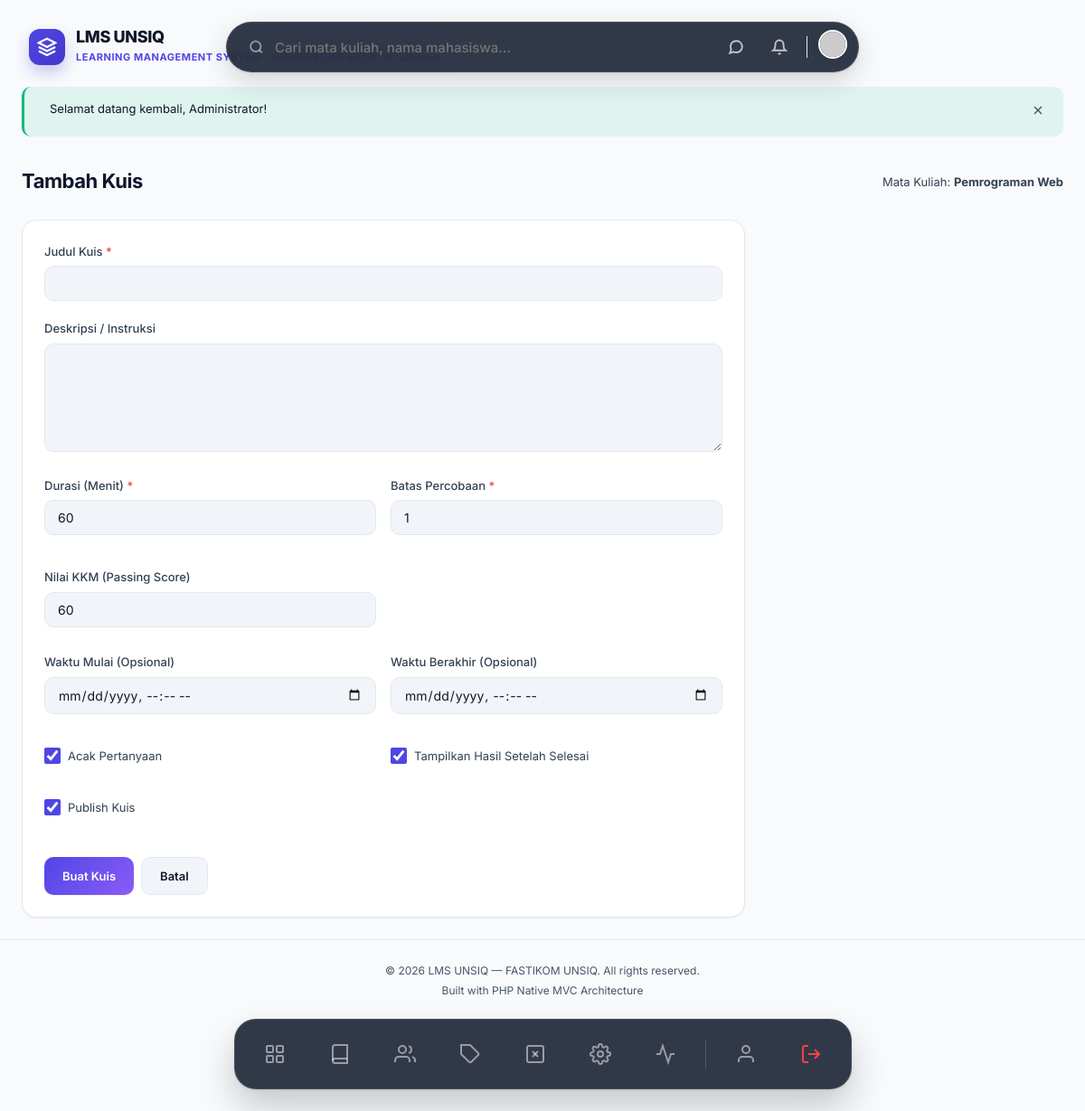
Screenshot of /courses/1/quizzes/create (signed in) with the database file from the repository.
### tables this page shows
CREATE TABLE IF NOT EXISTS settings (
    id INT AUTO_INCREMENT PRIMARY KEY,
    key_name VARCHAR(100) NOT NULL UNIQUE,
    value TEXT NULL,
    group_name VARCHAR(50) NOT NULL DEFAULT 'general',
    description VARCHAR(255) NULL,
    INDEX idx_settings_group (group_name)
);

CREATE TABLE IF NOT EXISTS courses (
    id INT AUTO_INCREMENT PRIMARY KEY,
    dosen_id INT NOT NULL,
    category_id INT NULL,
    code VARCHAR(20) NOT NULL UNIQUE COMMENT 'Kode mata kuliah',
    name VARCHAR(200) NOT NULL,
    description TEXT NULL,
    thumbnail VARCHAR(255) NULL,
    sks INT NOT NULL DEFAULT 2,
    semester VARCHAR(20) NULL COMMENT 'Ganjil/Genap',
    academic_year VARCHAR(20) NULL COMMENT '2025/2026',
    status ENUM('draft', 'published', 'archived') NOT NULL DEFAULT 'draft',
    max_students INT NULL DEFAULT 40,
    created_at TIMESTAMP DEFAULT CURRENT_TIMESTAMP,
    updated_at TIMESTAMP DEFAULT CURRENT_TIMESTAMP ON UPDATE CURRENT_TIMESTAMP,
    FOREIGN KEY (dosen_id) REFERENCES users(id) ON DELETE CASCADE,
    FOREIGN KEY (category_id) REFERENCES categories(id) ON DELETE SET NULL,
    INDEX idx_courses_status (status),
    INDEX idx_courses_dosen (dosen_id),
    INDEX idx_courses_code (code)
);

### app/Views/quizzes/create.php (the view, shortened to what the rows shown need)
<div class="animate-fade-in">
    <div class="page-header">
        <h1>Tambah Kuis</h1>
        <p class="text-muted">Mata Kuliah: <strong><?= e($course['name']) ?></strong></p>
    </div>
    <div class="card" style="max-width:800px;">
        <div class="card-body">
            <form method="POST" action="<?= url('/courses/' . $course['id'] . '/quizzes') ?>">
                <div class="form-group">
                    <label class="form-label">Judul Kuis <span class="required">*</span></label>
                    <input type="text" name="title" class="form-control" required>
                </div>
                <div class="form-group">
                    <label class="form-label">Deskripsi / Instruksi</label>
                    <textarea name="description" class="form-control" rows="3"></textarea>
                </div>
                <div class="form-row">
                    <div class="form-group">
                        <label class="form-label">Durasi (Menit) <span class="required">*</span></label>
                        <input type="number" name="duration_minutes" class="form-control" value="60" min="1" required>
                    </div>
                    <div class="form-group">
                        <label class="form-label">Batas Percobaan <span class="required">*</span></label>
                        <input type="number" name="max_attempts" class="form-control" value="1" min="1" required>
                    </div>
                    <div class="form-group">
                        <label class="form-label">Nilai KKM (Passing Score)</label>
                        <input type="number" name="passing_score" class="form-control" value="60" min="0" max="100">
                    </div>
                </div>
                <div class="form-row mt-2 mb-3">
                    <div class="form-group">
                        <label class="form-label">Waktu Mulai (Opsional)</label>
                        <input type="datetime-local" name="start_time" class="form-control">
                    </div>
                    <div class="form-group">
                        <label class="form-label">Waktu Berakhir (Opsional)</label>
                        <input type="datetime-local" name="end_time" class="form-control">
                    </div>
                </div>
                <div class="form-row mt-2">
                    <div class="form-group"><label class="form-check"><input type="checkbox" name="shuffle_questions" value="1" checked> Acak Pertanyaan</label></div>
                    <div class="form-group"><label class="form-check"><input type="checkbox" name="show_result" value="1" checked> Tampilkan Hasil Setelah Selesai</label></div>
                    <div class="form-group"><label class="form-check"><input type="checkbox" name="is_published" value="1" checked> Publish Kuis</label></div>
                </div>
                <div class="btn-group mt-4">
                    <button type="submit" class="btn btn-primary">Buat Kuis</button>
                    <a href="<?= url('/courses/' . $course['id']) ?>" class="btn btn-secondary">Batal</a>
                </div>
            </form>
        </div>
    </div>
</div>

### app/Core/Router.php (shortened to what the rows shown need)
<?php
class Router
{
    private array $routes = [
        'GET'    => [],
        'POST'   => [],
        'PUT'    => [],
        'DELETE' => [],
    ];
    private function addRoute(string $method, string $uri, array $action, array $middleware = []): self
    {
        $this->routes[$method][] = [
            'uri'        => $uri,
            'controller' => $action[0],
            'method'     => $action[1],
            'middleware'  => $middleware,
        ];
        return $this;
    }
    public function dispatch(string $requestMethod, string $requestUri): void
    {
        $routes = $this->routes[$requestMethod] ?? [];
        foreach ($routes as $route) {
            $params = $this->matchRoute($route['uri'], $requestUri);
            if ($params !== false) {
                $methodName      = $route['method'];
                $controller = new $controllerClass();
                call_user_func_array([$controller, $methodName], $params);
                return;
            }
        }
        throw new Exceptions\NotFoundException("Route [{$requestMethod} {$requestUri}] not found.");
    }
    private function matchRoute(string $routeUri, string $requestUri): array|false
    {
        $pattern = preg_replace('/\{([a-zA-Z_]+)\}/', '([a-zA-Z0-9_-]+)', $routeUri);
        $pattern = '#^' . $pattern . '$#';
        if (preg_match($pattern, $requestUri, $matches)) {
            array_shift($matches);
            return $matches;
        }
        return false;
    }
}

### app/Views/partials/navbar.php (shortened to what the rows shown need)
<?php
$user = $currentUser ?? \App\Core\Session::user();
$notifCount = 0;
try {
    $notifModel = new \App\Models\Notification();
    $notifCount = $notifModel->countUnread($user['id'] ?? 0);
} catch (\Throwable $e) {}
?>
<div style="display: flex; justify-content: center; position: sticky; top: 24px; z-index: 999; margin-bottom: 24px; pointer-events: none; width: 100%;">
<?php
    $settingModel = new \App\Models\Setting();
    $siteName = $settingModel->getValue('site_name', 'LMS UNSIQ');
    $siteDesc = $settingModel->getValue('site_description', 'Portal Akademik');
    $siteLogo = $settingModel->getValue('site_logo');
?>
    <a href="<?= url('/dashboard') ?>" style="position: absolute; left: 32px; top: 50%; transform: translateY(-50%); pointer-events: auto; display: flex; align-items: center; gap: 12px; text-decoration: none; transition: transform 0.2s;" onmouseover="this.style.transform='translateY(-50%) scale(1.02)'" onmouseout="this.style.transform='translateY(-50%) scale(1)'">
        <?php if (!empty($siteLogo)): ?>
            <img src="<?= e(str_starts_with($siteLogo, 'http') ? $siteLogo : upload_url($siteLogo)) ?>" alt="Logo" style="width: 40px; height: 40px; border-radius: 8px; object-fit: contain;">
        <?php else: ?>
            <div style="width: 40px; height: 40px; background: linear-gradient(135deg, #4f46e5, #4338ca); border-radius: 12px; display: flex; justify-content: center; align-items: center; box-shadow: 0 8px 16px rgba(67,56,202,0.25);">
                <svg width="22" height="22" viewBox="0 0 24 24" fill="none" stroke="white" stroke-width="2.5"><path d="M12 2L2 7l10 5 10-5-10-5z"/><path d="M2 17l10 5 10-5"/><path d="M2 12l10 5 10-5"/></svg>
            </div>
        <?php endif; ?>
        <div>
            <h1 style="font-size: 18px; font-weight: 800; color: var(--text-primary); letter-spacing: -0.02em; margin: 0; line-height: 1.1;"><?= e($siteName) ?></h1>
            <span style="font-size: 11px; font-weight: 700; color: var(--accent-primary); letter-spacing: 0.05em; text-transform: uppercase;"><?= e($siteDesc) ?></span>
        </div>
    </a>
    <div style="pointer-events: auto; display: flex; justify-content: space-between; align-items: center; background: rgba(15, 23, 42, 0.85); backdrop-filter: blur(16px); padding: 8px 12px 8px 24px; border-radius: 999px; box-shadow: 0 10px 30px rgba(0,0,0,0.15), 0 1px 3px rgba(0,0,0,0.1); border: 1px solid rgba(255,255,255,0.1); width: 100%; max-width: 700px; transition: all 0.3s cubic-bezier(0.34, 1.56, 0.64, 1);">
        <form action="<?= url('/search') ?>" method="GET" style="display: flex; align-items: center; gap: 12px; flex: 1; margin:0;">
            <svg width="18" height="18" viewBox="0 0 24 24" fill="none" stroke="currentColor" stroke-width="2.5" style="color: rgba(255,255,255,0.5);"><circle cx="11" cy="11" r="8"/><line x1="21" y1="21" x2="16.65" y2="16.65"/></svg>
            <input type="text" name="q" placeholder="Cari mata kuliah, nama mahasiswa..." style="border: none; background: transparent; width: 100%; font-size: 15px; font-weight: 500; outline: none; color: white; font-family: inherit;" autocomplete="off">
        </form>
        <div style="display: flex; align-items: center; gap: 12px;">
            <a href="<?= url('/messages') ?>" style="position:relative; text-decoration: none; width: 36px; height: 36px; display: flex; align-items: center; justify-content: center; border-radius: 50%; color: rgba(255,255,255,0.7); transition: background 0.2s;" onmouseover="this.style.background='rgba(255,255,255,0.1)'" onmouseout="this.style.background='transparent'">
                <svg width="18" height="18" viewBox="0 0 24 24" fill="none" stroke="currentColor" stroke-width="2.5"><path d="M21 11.5a8.38 8.38 0 0 1-.9 3.8 8.5 8.5 0 0 1-7.6 4.7 8.38 8.38 0 0 1-3.8-.9L3 21l1.9-5.7a8.38 8.38 0 0 1-.9-3.8 8.5 8.5 0 0 1 4.7-7.6 8.38 8.38 0 0 1 3.8-.9h.5a8.48 8.48 0 0 1 8 8v.5z"/></svg>
            </a>
            <?php if ($notifCount > 0): ?>
            <a href="<?= url('/notifications') ?>" style="text-decoration: none; background: var(--bg-primary); padding: 6px 12px; border-radius: 99px; font-size: 13px; font-weight: 700; color: var(--accent-primary); border: 1px solid var(--border-color); display: flex; align-items: center; gap: 6px; box-shadow: 0 2px 4px rgba(0,0,0,0.02); transition: transform 0.2s;" onmouseover="this.style.transform='scale(1.05)'" onmouseout="this.style.transform='scale(1)'">
                <div style="width: 6px; height: 6px; background: var(--accent-success); border-radius: 50%;"></div>
                <?= $notifCount ?> Info
            </a>
            <?php else: ?>
            <a href="<?= url('/notifications') ?>" style="text-decoration: none; width: 36px; height: 36px; display: flex; align-items: center; justify-content: center; border-radius: 50%; color: rgba(255,255,255,0.7); transition: background 0.2s;" onmouseover="this.style.background='rgba(255,255,255,0.1)'" onmouseout="this.style.background='transparent'">
                <svg width="18" height="18" viewBox="0 0 24 24" fill="none" stroke="currentColor" stroke-width="2.5"><path d="M18 8A6 6 0 006 8c0 7-3 9-3 9h18s-3-2-3-9"/><path d="M13.73 21a2 2 0 01-3.46 0"/></svg>
            </a>
            <?php endif; ?>
            <a href="<?= url('/profile') ?>">
                <img src="<?= !empty($user['avatar']) ? upload_url($user['avatar']) : 'https://ui-avatars.com/api/?name='.urlencode($user['name'] ?? 'U').'&background=6366f1&color=fff' ?>" alt="Avatar" style="width: 32px; height: 32px; border-radius: 50%; box-shadow: 0 2px 8px rgba(0,0,0,0.1); border: 2px solid white; transition: transform 0.2s;" onmouseover="this.style.transform='scale(1.1)'" onmouseout="this.style.transform='scale(1)'">
            </a>
        </div>
    </div>
</div>

### rows the page displays
settings: value "LMS UNSIQ"
settings: value "LEARNING MANAGEMENT SYSTEM - UNIVERSITAS SAINS AL-QURAN"
courses: name "Pemrograman Web"

### other values shown
$message "Selamat datang kembali, Administrator!"
